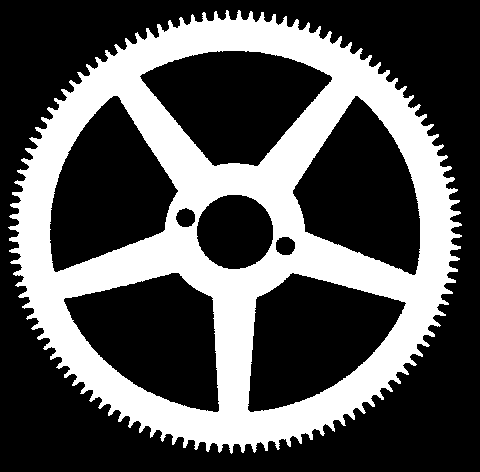
#> input picture Segmentation/S1C/src/wheel.png, 480 x 472 px
$ python s1c.py src/wheel.png src/wheel.png src/wheel.png src/wheel.png src/wheel.png
#> lines starting #> are read from the running program, lines starting #| are printed output that depends on the picture; after the words box and inside, x2 and y2 are one past the last pixel; in counts of white or black regions, pixels touching at a corner belong together

import sys
import cv2
import numpy as np
import os


import cv2
import numpy as np


img=cv2.imread('src/wheel.png',cv2.IMREAD_GRAYSCALE)
#> img: shape (472, 480); 33% white; 1 white region, box (x1, y1, x2, y2) and area: (8, 10, 462, 454) 74853

edges = cv2.Canny(img, threshold1=50, threshold2=150)
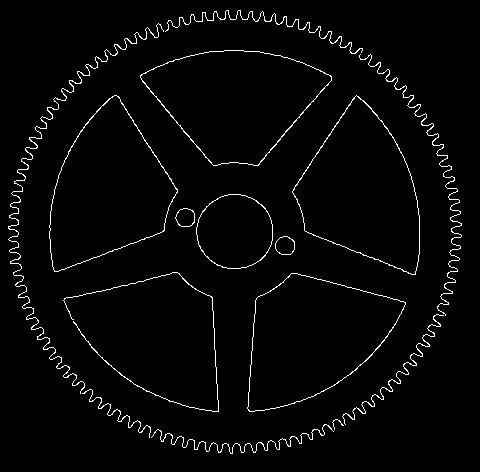
#> edges: shape (472, 480); 2.6% white in thin lines or dots, all inside (x1, y1, x2, y2) = (8, 10, 462, 454)


## Apply erosion to get rid of inside of wheel


# print(hierarchy)
cv2.imwrite('output/test_image.png',edges)


# Creating kernel
kernel = np.ones((3, 3), np.uint8)

# Using cv2.erode() method
img_erode= cv2.erode(img, kernel,iterations=3)
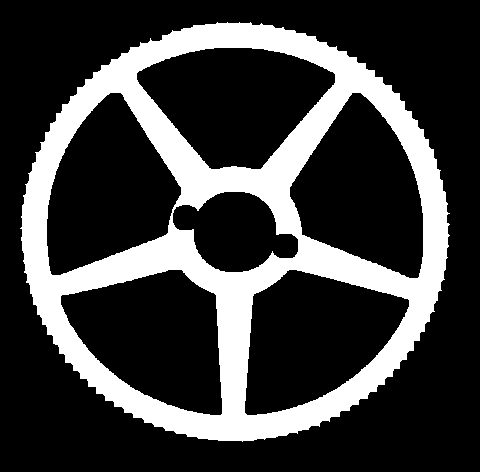
#> img_erode: shape (472, 480); 24.3% white; 1 white region, box (x1, y1, x2, y2) and area: (20, 22, 450, 442) 55110

img_out=img-img_erode
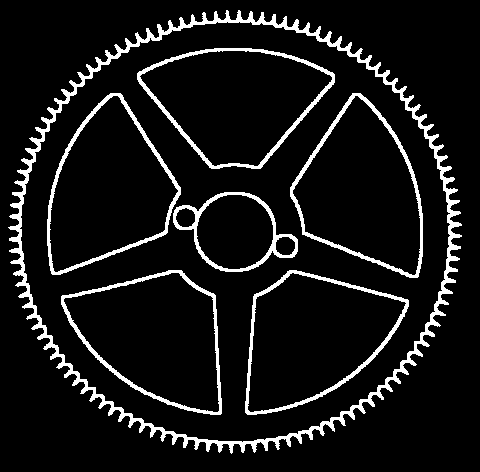
#> img_out: shape (472, 480); 8.7% white; 7 white regions, largest, box (x1, y1, x2, y2) and area: (8, 10, 462, 454) 9052, (137, 48, 335, 169) 1903, (290, 93, 423, 278) 1886


nrows=img.shape[0]
#> nrows = 472
ncols=img.shape[1]\
#> ncols = 480

minrow=0
maxrow=nrows
#> maxrow = 472
mincol=0
maxcol=ncols
#> maxcol = 480


## Apply a hollow circle to 'cut' the teeth into distinct regions
x_c, y_c = ncols//2-5, nrows//2 -5
#> x_c = 235; y_c = 231
r = 218

color=0

for y in range(img_out.shape[0]):
    for x in range(img_out.shape[1]):
        if (x - x_c) ** 2 + (y - y_c) ** 2 <= r ** 2:
            img_out[y, x] = color  # Set pixel color inside the circle
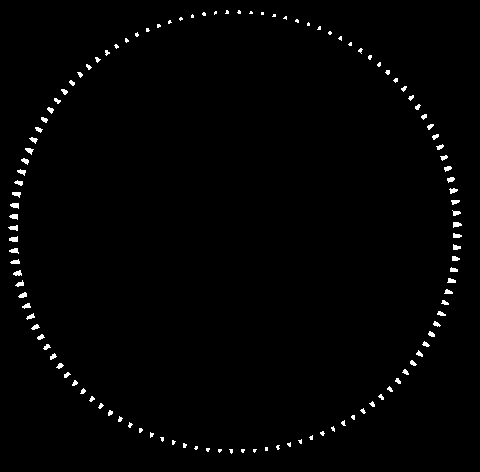
#> img_out: shape (472, 480); 1.2% white; 120 white regions (51 under 20 px), largest, box (x1, y1, x2, y2) and area: (9, 236, 18, 242) 41, (10, 203, 19, 209) 40, (453, 222, 462, 228) 39

img=img_out

## Create a binary matrix that will flag pixels which have already been processed
processed_status=np.zeros((nrows, ncols))

region_counter=0


## Run flatzone detection algo
for a_row in range(0,nrows):


    for a_col in range(0,ncols):

        region_coords=[]


        if processed_status[a_row,a_col]==0 and img[a_row,a_col]!=0:
            ## Add to counter
            region_counter+=1


            ## Establish a waiting queue
            waiting_queue=[(a_row,a_col)]


            while len(waiting_queue)>0:

                selected_pixel=waiting_queue.pop(0)


                row=selected_pixel[0]
                col=selected_pixel[1]


                selected_pixel_intensity=img[row,col]


                # if processed_status[row, col]!=0:
                #     continue


                processed_status[row, col]=region_counter


                ## Add the value to the list of region coords
                region_coords.append((row, col))


                ## Initialize various lists
                valid_neighbors=[]
                coords_to_check=[]

                ## Add pixel above
                coords_to_check.append((row-1,col))
                ## Add pixel below
                coords_to_check.append((row+1,col))

                ## Add pixel to the right
                coords_to_check.append((row,col+1))

                ## Add pixel to the left
                coords_to_check.append((row,col-1))

                ## Add pixel diagonally upper left
                coords_to_check.append((row-1,col-1))

                ## Add pixel diagonally upper right
                coords_to_check.append((row-1,col+1))

                ## Add pixel diagonally lower left
                coords_to_check.append((row+1,col-1))

                ## Add pixel diagonally lower right
                coords_to_check.append((row+1,col+1))

                ## Ensure that pixel coordinates which exceed the image dimension are NOT added
                for coord in coords_to_check:

                    row_idx=coord[0]
                    col_idx=coord[1]

                    if (row_idx>=minrow and row_idx<=maxrow-1) and (col_idx>=mincol and col_idx<=maxcol-1):
                        valid_neighbors.append((row_idx,col_idx))

                ## Iterate through each neighbor of the valid pixels to check
                for neighbor in valid_neighbors:

                    row_idx=neighbor[0]
                    col_idx=neighbor[1]

                    # neighbor_distinct_vals.append(img[row_idx,col_idx])


                ## Check if the neighbor matches the pixel intensity of a selected pixel and also ensure that it hasn't been processed.
                    if img[row_idx,col_idx]==selected_pixel_intensity and processed_status[row_idx,col_idx]==0:


                        ## Add the neighbor pixel to the waiting queue

                        waiting_queue.append((row_idx,col_idx))

                        ## Add processed status
                        processed_status[row_idx,col_idx]=region_counter
#> after the loop, region_counter = 120


## Get the last region
max_region=np.max(processed_status)
#> max_region = 120

with open('output/exercise_s1c_output.txt','w') as file:
    file.write(str(max_region))
    file.close()


# [180 lines of commented-out code are left out]
